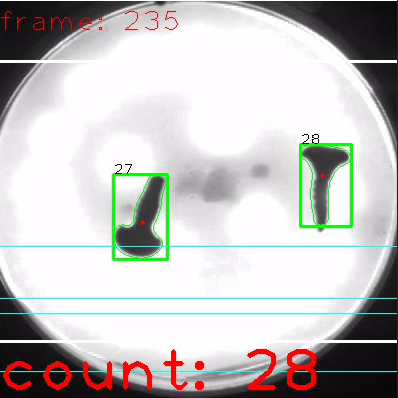
#> input picture thumbnail_image.png, 398 x 398 px, given in place of Basler_acA1300-30gc__21472292__20210305_164914214 (2).avi, which was not available
$ python solution_1.py
#> lines starting #> are read from the running program, lines starting #| are printed output that depends on the picture; pictures that were not available may be replaced by others from this repository, and a replacement may not be noted
'''
Solution 1: Tính toán và dự đoán khoảng rơi theo trục y
63 / 63
'''
import numpy as np
import cv2 as cv
import math
from particle import Particle

if __name__ == "__main__":
    cap = cv.VideoCapture("Basler_acA1300-30gc__21472292__20210305_164914214 (2).avi")
    ret, frame = cap.read()
#> frame is the input picture: shape (398, 398, 3); mean B, G, R 191.6, 192.8, 194.4
    frame = cv.cvtColor(frame, cv.COLOR_BGR2GRAY)
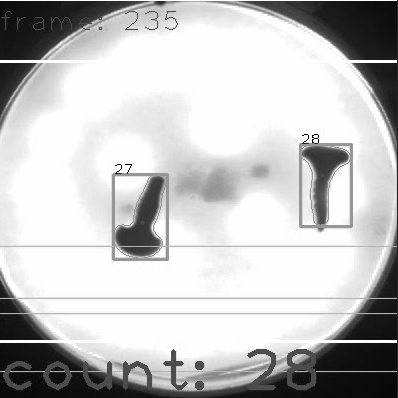
#> frame: shape (398, 398); min 0, max 255, mean 193.3
    bg = cv.rotate(frame, cv.ROTATE_90_COUNTERCLOCKWISE)
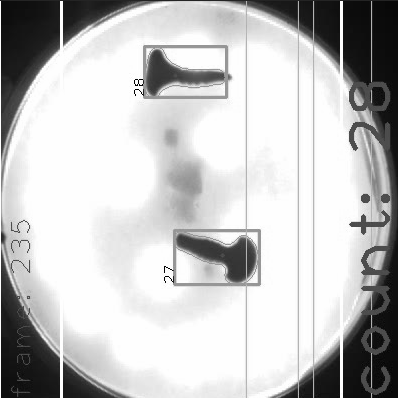
#> bg: shape (398, 398); min 0, max 255, mean 193.3
    FRAME_WIDTH = int(cap.get(4))
    FRAME_HEIGHT = int(cap.get(3))

    y0 = 0.003
    H = 0.06  # 75mm
    ratio = FRAME_HEIGHT / H
    g = 9.8  # gravity
    offset_y = 0
    repeat = False
    FPS = cap.get(cv.CAP_PROP_FPS)

    print("y0=", y0)
    print("H=", H)
    print("ratio=", ratio)
    print("g=", g)
    print("offset_y=", offset_y)
    print("repeat=", repeat)
    print("FPS=", FPS)

    def next_y(y):
        y = y / ratio
        t1 = math.sqrt(2 * y / g)
        t2 = t1 + 1 / FPS
        epsilon = 0.8 / FPS
        y2_left = (g * y0 * t2 + 0.5 * g * (t2 - epsilon) ** 2) * ratio
        y2_right = (g * y0 * t2 + 0.5 * g * (t2 + epsilon) ** 2) * ratio
        return int(y2_left), int(y2_right)


    frame_count = 0
    # prev_centroids = []
    count = 0
    particles = []

    while True:
        ret, frame = cap.read()
        if not ret:
            if repeat:
                print('repeat')
                cap.set(cv.CAP_PROP_POS_FRAMES, 0)
                frame_count = 0
                count = 0
                prev_centroids = []
                continue
            else:
                print("Count: ", count)
                break
        frame = cv.cvtColor(frame, cv.COLOR_BGR2GRAY)
        frame = cv.rotate(frame, cv.ROTATE_90_COUNTERCLOCKWISE)
        diff = cv.absdiff(frame, bg)
#> diff: shape (398, 398); every value is 0
        diff = cv.GaussianBlur(diff, (5, 5), 0)
        diff = cv.medianBlur(diff, 5)
        ret, thresh = cv.threshold(diff, 15, 255, cv.THRESH_BINARY)
        thresh = cv.morphologyEx(thresh, cv.MORPH_OPEN, cv.getStructuringElement(cv.MORPH_ELLIPSE, (10, 10)))
        # cv.imshow("thresh", thresh)
        contours, hierarchy = cv.findContours(thresh, cv.RETR_EXTERNAL, cv.CHAIN_APPROX_SIMPLE)
#> contours = []

        frame = cv.cvtColor(frame, cv.COLOR_GRAY2BGR)
#> frame: shape (398, 398, 3)
        centroids = []
        # mask = [False for i in range(0, len(prev_centroids))]

        for cnt in contours:
            M = cv.moments(cnt)
            cx = int(M['m10'] / M['m00'])
            cy = int(M['m01'] / M['m00'])
            centroids.append((cx, cy))
#> this loop made 0 passes
#> after the loop, centroids = []

        mask = [False for i in range(0, len(contours))]
#> mask = []
        for particle in particles:
            if particle.onscreen:
                particle.track(contours, centroids, next_y, mask)
        for i, m in enumerate(mask):
            if not m:
                count += 1
                new_particle = Particle(contours[i], centroids[i], count)
                particles.append(new_particle)
#> after the loop, count = 0; particles = []

        # drawing
        for particle in particles:
            if not particle.onscreen:
                continue

            # draw centroid
            cv.circle(frame, particle.centroid, 2, (0, 0, 255), -1)

            # draw bounding rect
            x, y, w, h = cv.boundingRect(particle.contour)
            cv.rectangle(frame, (x, y), (x + w, y + h), (0, 255, 0), 2)

            # draw next_y line
            cx, cy = particle.centroid
            next_y_left, next_y_right = next_y(cy)
            cv.rectangle(frame, (0, next_y_left), (FRAME_WIDTH, next_y_right), (255, 255, 0))

            # draw number of the particle
            cv.putText(frame, str(particle.number), (x, y), cv.FONT_HERSHEY_PLAIN, 1, (0, 0, 0))

            # particle.update()

        cv.drawContours(frame, contours, -1, (0, 255, 0), 1)
        # print(particles)

        cv.putText(frame, "frame: " + str(frame_count), (0, 30), cv.FONT_HERSHEY_PLAIN, 2, (0, 0, 255))
        cv.putText(frame, "count: " + str(count), (0, FRAME_HEIGHT - 10), cv.FONT_HERSHEY_PLAIN, 2, (0, 0, 255))
        # offset line
        cv.line(frame, (0, offset_y), (FRAME_WIDTH, offset_y), (255, 255, 255), 2)
        cv.line(frame, (0, FRAME_HEIGHT - offset_y), (FRAME_WIDTH, FRAME_HEIGHT - offset_y), (255, 255, 255), 2)
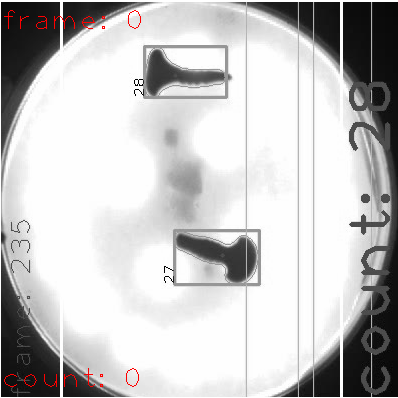
#> frame: shape (398, 398, 3); mean B, G, R 194.4, 194.4, 195.2
        cv.imshow("contour", frame)

        frame_count += 1
        cv.waitKey(0)

    cv.destroyAllWindows()
